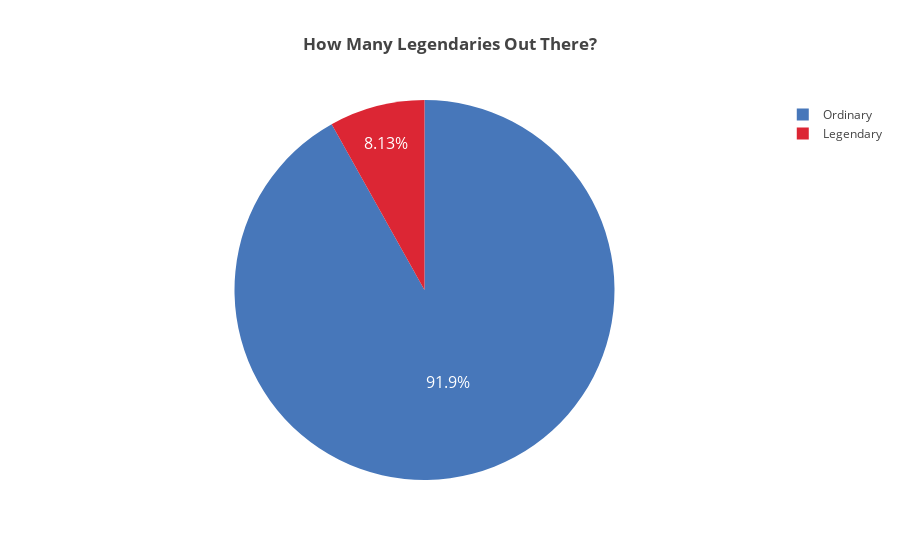

Notebook source saved alongside this figure:
### Markdown cell above
# Legendaries

### Code cell
labels = ['Ordinary', 'Legendary']
values = [len(df[df['Legendary'] == False]), len(df[df['Legendary'] == True])]
colors_pie = ['#4777BA', '#DC2634', '#FFC009', '#FBFF09']

trace = go.Pie(labels=labels, 
               values=values,
               textfont=dict(size=16),
               marker=dict(
                   colors=colors_pie,
#                    line=dict(color='#000000', width = 0.8)
               )
              )


layout = go.Layout(
                    title='<b>How Many Legendaries Out There?</b>',
                    margin=go.layout.Margin(                   
                        pad=5)
)

data = [trace]
fig = go.Figure(data=data, layout=layout)

iplot(fig)

### Figure 1 — Plotly figure (JSON) as saved in the notebook; plotly's stock layout.template omitted (floating-point values rounded to 4 significant figures)
{"data": [{"labels": ["Ordinary", "Legendary"], "marker": {"colors": ["#4777BA", "#DC2634", "#FFC009", "#FBFF09"]}, "textfont": {"size": 16}, "type": "pie", "uid": "7730cfff-bd1f-4a3f-a62d-894d84a53c72", "values": [735, 65]}], "layout": {"margin": {"pad": 5}, "title": {"text": "<b>How Many Legendaries Out There?</b>"}}}
